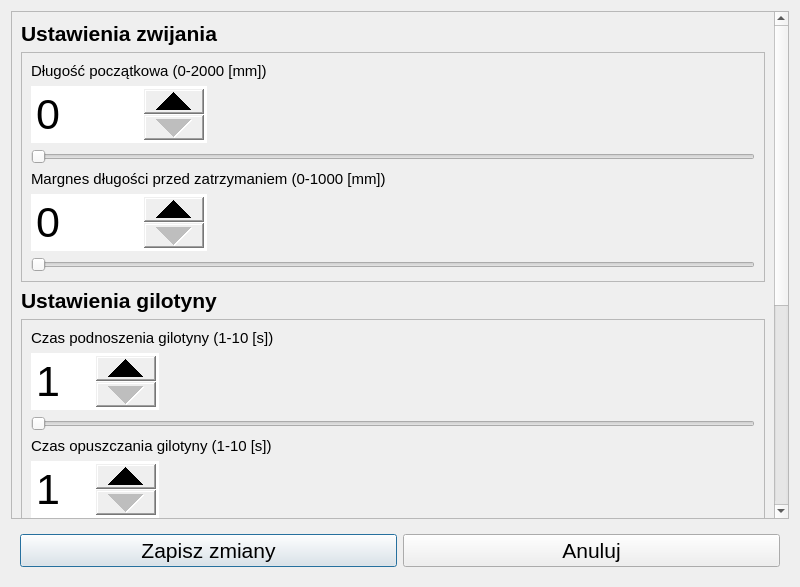
<?xml version="1.0" encoding="UTF-8"?>
<ui version="4.0">
 <class>Ustawienia</class>
 <widget class="QDialog" name="Ustawienia">
  <property name="geometry">
   <rect>
    <x>0</x>
    <y>0</y>
    <width>800</width>
    <height>587</height>
   </rect>
  </property>
  <property name="font">
   <font>
    <family>Tahoma</family>
    <pointsize>16</pointsize>
   </font>
  </property>
  <property name="windowTitle">
   <string>Dialog</string>
  </property>
  <layout class="QVBoxLayout" name="verticalLayout_2">
   <item>
    <widget class="QScrollArea" name="scrollArea">
     <property name="sizePolicy">
      <sizepolicy hsizetype="Preferred" vsizetype="Expanding">
       <horstretch>0</horstretch>
       <verstretch>0</verstretch>
      </sizepolicy>
     </property>
     <property name="font">
      <font>
       <family>Tahoma</family>
       <pointsize>11</pointsize>
      </font>
     </property>
     <property name="widgetResizable">
      <bool>true</bool>
     </property>
     <widget class="QWidget" name="scrollAreaWidgetContents">
      <property name="enabled">
       <bool>true</bool>
      </property>
      <property name="geometry">
       <rect>
        <x>0</x>
        <y>-1290</y>
        <width>755</width>
        <height>1836</height>
       </rect>
      </property>
      <layout class="QVBoxLayout" name="verticalLayout_3">
       <item>
        <widget class="QLabel" name="label_winding">
         <property name="font">
          <font>
           <family>Tahoma</family>
           <pointsize>16</pointsize>
           <weight>75</weight>
           <bold>true</bold>
          </font>
         </property>
         <property name="text">
          <string>Ustawienia zwijania</string>
         </property>
         <property name="wordWrap">
          <bool>true</bool>
         </property>
        </widget>
       </item>
       <item>
        <widget class="QFrame" name="frame_winding">
         <property name="frameShape">
          <enum>QFrame::StyledPanel</enum>
         </property>
         <property name="frameShadow">
          <enum>QFrame::Raised</enum>
         </property>
         <layout class="QVBoxLayout" name="verticalLayout_5">
          <item>
           <widget class="QLabel" name="label_startLength">
            <property name="text">
             <string>Długość początkowa (0-2000 [mm])</string>
            </property>
            <property name="wordWrap">
             <bool>true</bool>
            </property>
           </widget>
          </item>
          <item>
           <widget class="QSpinBox" name="spinBox_startLength">
            <property name="sizePolicy">
             <sizepolicy hsizetype="Maximum" vsizetype="Fixed">
              <horstretch>0</horstretch>
              <verstretch>0</verstretch>
             </sizepolicy>
            </property>
            <property name="font">
             <font>
              <family>Tahoma</family>
              <pointsize>32</pointsize>
             </font>
            </property>
            <property name="styleSheet">
             <string notr="true">QSpinBox::up-button {
    width: 60%;
}
QSpinBox::down-button {
    width: 60%;
}</string>
            </property>
            <property name="maximum">
             <number>2000</number>
            </property>
           </widget>
          </item>
          <item>
           <widget class="QSlider" name="horizontalSlider_startLength">
            <property name="maximum">
             <number>2000</number>
            </property>
            <property name="orientation">
             <enum>Qt::Horizontal</enum>
            </property>
           </widget>
          </item>
          <item>
           <widget class="QLabel" name="label_stopOffset">
            <property name="text">
             <string>Margnes długości przed zatrzymaniem (0-1000 [mm])</string>
            </property>
            <property name="wordWrap">
             <bool>true</bool>
            </property>
           </widget>
          </item>
          <item>
           <widget class="QSpinBox" name="spinBox_stopOffset">
            <property name="sizePolicy">
             <sizepolicy hsizetype="Maximum" vsizetype="Fixed">
              <horstretch>0</horstretch>
              <verstretch>0</verstretch>
             </sizepolicy>
            </property>
            <property name="font">
             <font>
              <family>Tahoma</family>
              <pointsize>32</pointsize>
             </font>
            </property>
            <property name="styleSheet">
             <string notr="true">QSpinBox::up-button {
    width: 60%;
}
QSpinBox::down-button {
    width: 60%;
}</string>
            </property>
            <property name="maximum">
             <number>1000</number>
            </property>
           </widget>
          </item>
          <item>
           <widget class="QSlider" name="horizontalSlider_stopOffset">
            <property name="maximum">
             <number>1000</number>
            </property>
            <property name="orientation">
             <enum>Qt::Horizontal</enum>
            </property>
           </widget>
          </item>
         </layout>
        </widget>
       </item>
       <item>
        <widget class="QLabel" name="label_guillotine">
         <property name="font">
          <font>
           <family>Tahoma</family>
           <pointsize>16</pointsize>
           <weight>75</weight>
           <bold>true</bold>
          </font>
         </property>
         <property name="text">
          <string>Ustawienia gilotyny</string>
         </property>
         <property name="wordWrap">
          <bool>true</bool>
         </property>
        </widget>
       </item>
       <item>
        <widget class="QFrame" name="frame_guillotine">
         <property name="frameShape">
          <enum>QFrame::StyledPanel</enum>
         </property>
         <property name="frameShadow">
          <enum>QFrame::Raised</enum>
         </property>
         <layout class="QVBoxLayout" name="verticalLayout_6">
          <item>
           <widget class="QLabel" name="label_upTime">
            <property name="text">
             <string>Czas podnoszenia gilotyny (1-10 [s])</string>
            </property>
            <property name="wordWrap">
             <bool>true</bool>
            </property>
           </widget>
          </item>
          <item>
           <widget class="QSpinBox" name="spinBox_upTime">
            <property name="sizePolicy">
             <sizepolicy hsizetype="Maximum" vsizetype="Fixed">
              <horstretch>0</horstretch>
              <verstretch>0</verstretch>
             </sizepolicy>
            </property>
            <property name="font">
             <font>
              <family>Tahoma</family>
              <pointsize>32</pointsize>
             </font>
            </property>
            <property name="styleSheet">
             <string notr="true">QSpinBox::up-button {
    width: 60%;
}
QSpinBox::down-button {
    width: 60%;
}</string>
            </property>
            <property name="minimum">
             <number>1</number>
            </property>
            <property name="maximum">
             <number>10</number>
            </property>
           </widget>
          </item>
          <item>
           <widget class="QSlider" name="horizontalSlider_upTime">
            <property name="maximum">
             <number>10</number>
            </property>
            <property name="orientation">
             <enum>Qt::Horizontal</enum>
            </property>
           </widget>
          </item>
          <item>
           <widget class="QLabel" name="label_downTime">
            <property name="text">
             <string>Czas opuszczania gilotyny (1-10 [s])</string>
            </property>
            <property name="wordWrap">
             <bool>true</bool>
            </property>
           </widget>
          </item>
          <item>
           <widget class="QSpinBox" name="spinBox_downTime">
            <property name="sizePolicy">
             <sizepolicy hsizetype="Maximum" vsizetype="Fixed">
              <horstretch>0</horstretch>
              <verstretch>0</verstretch>
             </sizepolicy>
            </property>
            <property name="font">
             <font>
              <family>Tahoma</family>
              <pointsize>32</pointsize>
             </font>
            </property>
            <property name="styleSheet">
             <string notr="true">QSpinBox::up-button {
    width: 60%;
}
QSpinBox::down-button {
    width: 60%;
}</string>
            </property>
            <property name="minimum">
             <number>1</number>
            </property>
            <property name="maximum">
             <number>10</number>
            </property>
           </widget>
          </item>
          <item>
           <widget class="QSlider" name="horizontalSlider_downTime">
            <property name="maximum">
             <number>10</number>
            </property>
            <property name="orientation">
             <enum>Qt::Horizontal</enum>
            </property>
           </widget>
          </item>
         </layout>
        </widget>
       </item>
       <item>
        <widget class="QLabel" name="label_reset">
         <property name="font">
          <font>
           <family>Tahoma</family>
           <pointsize>16</pointsize>
           <weight>75</weight>
           <bold>true</bold>
          </font>
         </property>
         <property name="text">
          <string>Ustawienia przywracania bębna do pozycji zerowej</string>
         </property>
         <property name="wordWrap">
          <bool>true</bool>
         </property>
        </widget>
       </item>
       <item>
        <widget class="QFrame" name="frame_reset">
         <property name="frameShape">
          <enum>QFrame::StyledPanel</enum>
         </property>
         <property name="frameShadow">
          <enum>QFrame::Raised</enum>
         </property>
         <layout class="QVBoxLayout" name="verticalLayout">
          <item>
           <widget class="QLabel" name="label_searchTime">
            <property name="text">
             <string>Czas szukania punktu zero (2-20 [s])</string>
            </property>
            <property name="wordWrap">
             <bool>true</bool>
            </property>
           </widget>
          </item>
          <item>
           <widget class="QSpinBox" name="spinBox_searchTime">
            <property name="sizePolicy">
             <sizepolicy hsizetype="Maximum" vsizetype="Fixed">
              <horstretch>0</horstretch>
              <verstretch>0</verstretch>
             </sizepolicy>
            </property>
            <property name="font">
             <font>
              <family>Tahoma</family>
              <pointsize>32</pointsize>
             </font>
            </property>
            <property name="styleSheet">
             <string notr="true">QSpinBox::up-button {
    width: 60%;
}
QSpinBox::down-button {
    width: 60%;
}</string>
            </property>
            <property name="minimum">
             <number>2</number>
            </property>
            <property name="maximum">
             <number>20</number>
            </property>
           </widget>
          </item>
          <item>
           <widget class="QSlider" name="horizontalSlider_searchTime">
            <property name="minimum">
             <number>2</number>
            </property>
            <property name="maximum">
             <number>20</number>
            </property>
            <property name="orientation">
             <enum>Qt::Horizontal</enum>
            </property>
           </widget>
          </item>
         </layout>
        </widget>
       </item>
       <item>
        <widget class="QLabel" name="label_ui">
         <property name="font">
          <font>
           <family>Tahoma</family>
           <pointsize>16</pointsize>
           <weight>75</weight>
           <bold>true</bold>
          </font>
         </property>
         <property name="text">
          <string>Ustawnia interfejsu</string>
         </property>
         <property name="wordWrap">
          <bool>true</bool>
         </property>
        </widget>
       </item>
       <item>
        <widget class="QFrame" name="frame_ui">
         <property name="frameShape">
          <enum>QFrame::StyledPanel</enum>
         </property>
         <property name="frameShadow">
          <enum>QFrame::Raised</enum>
         </property>
         <layout class="QVBoxLayout" name="verticalLayout_8">
          <item>
           <widget class="QLabel" name="label_confirmationTime">
            <property name="text">
             <string>Czas potwierdzania następnej linki (1-10 [s])</string>
            </property>
            <property name="wordWrap">
             <bool>true</bool>
            </property>
           </widget>
          </item>
          <item>
           <widget class="QSpinBox" name="spinBox_confirmationTime">
            <property name="sizePolicy">
             <sizepolicy hsizetype="Maximum" vsizetype="Fixed">
              <horstretch>0</horstretch>
              <verstretch>0</verstretch>
             </sizepolicy>
            </property>
            <property name="font">
             <font>
              <family>Tahoma</family>
              <pointsize>32</pointsize>
             </font>
            </property>
            <property name="styleSheet">
             <string notr="true">QSpinBox::up-button {
    width: 60%;
}
QSpinBox::down-button {
    width: 60%;
}</string>
            </property>
            <property name="minimum">
             <number>1</number>
            </property>
            <property name="maximum">
             <number>10</number>
            </property>
           </widget>
          </item>
          <item>
           <widget class="QSlider" name="horizontalSlider_confirmationTime">
            <property name="minimum">
             <number>1</number>
            </property>
            <property name="maximum">
             <number>10</number>
            </property>
            <property name="orientation">
             <enum>Qt::Horizontal</enum>
            </property>
           </widget>
          </item>
         </layout>
        </widget>
       </item>
      </layout>
     </widget>
    </widget>
   </item>
   <item>
    <widget class="QWidget" name="widget" native="true">
     <layout class="QHBoxLayout" name="horizontalLayout">
      <item>
       <widget class="QPushButton" name="pushButton_save">
        <property name="text">
         <string>Zapisz zmiany</string>
        </property>
       </widget>
      </item>
      <item>
       <widget class="QPushButton" name="pushButton_cancel">
        <property name="text">
         <string>Anuluj</string>
        </property>
       </widget>
      </item>
     </layout>
    </widget>
   </item>
  </layout>
 </widget>
 <resources/>
 <connections>
  <connection>
   <sender>horizontalSlider_startLength</sender>
   <signal>valueChanged(int)</signal>
   <receiver>spinBox_startLength</receiver>
   <slot>setValue(int)</slot>
   <hints>
    <hint type="sourcelabel">
     <x>389</x>
     <y>293</y>
    </hint>
    <hint type="destinationlabel">
     <x>187</x>
     <y>199</y>
    </hint>
   </hints>
  </connection>
  <connection>
   <sender>spinBox_startLength</sender>
   <signal>valueChanged(int)</signal>
   <receiver>horizontalSlider_startLength</receiver>
   <slot>setValue(int)</slot>
   <hints>
    <hint type="sourcelabel">
     <x>187</x>
     <y>199</y>
    </hint>
    <hint type="destinationlabel">
     <x>389</x>
     <y>293</y>
    </hint>
   </hints>
  </connection>
  <connection>
   <sender>horizontalSlider_confirmationTime</sender>
   <signal>valueChanged(int)</signal>
   <receiver>spinBox_confirmationTime</receiver>
   <slot>setValue(int)</slot>
   <hints>
    <hint type="sourcelabel">
     <x>389</x>
     <y>451</y>
    </hint>
    <hint type="destinationlabel">
     <x>139</x>
     <y>362</y>
    </hint>
   </hints>
  </connection>
  <connection>
   <sender>spinBox_confirmationTime</sender>
   <signal>valueChanged(int)</signal>
   <receiver>horizontalSlider_confirmationTime</receiver>
   <slot>setValue(int)</slot>
   <hints>
    <hint type="sourcelabel">
     <x>139</x>
     <y>362</y>
    </hint>
    <hint type="destinationlabel">
     <x>389</x>
     <y>451</y>
    </hint>
   </hints>
  </connection>
  <connection>
   <sender>horizontalSlider_searchTime</sender>
   <signal>valueChanged(int)</signal>
   <receiver>spinBox_searchTime</receiver>
   <slot>setValue(int)</slot>
   <hints>
    <hint type="sourcelabel">
     <x>389</x>
     <y>411</y>
    </hint>
    <hint type="destinationlabel">
     <x>139</x>
     <y>322</y>
    </hint>
   </hints>
  </connection>
  <connection>
   <sender>spinBox_searchTime</sender>
   <signal>valueChanged(int)</signal>
   <receiver>horizontalSlider_searchTime</receiver>
   <slot>setValue(int)</slot>
   <hints>
    <hint type="sourcelabel">
     <x>139</x>
     <y>322</y>
    </hint>
    <hint type="destinationlabel">
     <x>389</x>
     <y>411</y>
    </hint>
   </hints>
  </connection>
  <connection>
   <sender>horizontalSlider_downTime</sender>
   <signal>valueChanged(int)</signal>
   <receiver>spinBox_downTime</receiver>
   <slot>setValue(int)</slot>
   <hints>
    <hint type="sourcelabel">
     <x>389</x>
     <y>409</y>
    </hint>
    <hint type="destinationlabel">
     <x>139</x>
     <y>320</y>
    </hint>
   </hints>
  </connection>
  <connection>
   <sender>spinBox_downTime</sender>
   <signal>valueChanged(int)</signal>
   <receiver>horizontalSlider_downTime</receiver>
   <slot>setValue(int)</slot>
   <hints>
    <hint type="sourcelabel">
     <x>139</x>
     <y>320</y>
    </hint>
    <hint type="destinationlabel">
     <x>389</x>
     <y>409</y>
    </hint>
   </hints>
  </connection>
  <connection>
   <sender>horizontalSlider_upTime</sender>
   <signal>valueChanged(int)</signal>
   <receiver>spinBox_upTime</receiver>
   <slot>setValue(int)</slot>
   <hints>
    <hint type="sourcelabel">
     <x>389</x>
     <y>183</y>
    </hint>
    <hint type="destinationlabel">
     <x>139</x>
     <y>94</y>
    </hint>
   </hints>
  </connection>
  <connection>
   <sender>spinBox_upTime</sender>
   <signal>valueChanged(int)</signal>
   <receiver>horizontalSlider_upTime</receiver>
   <slot>setValue(int)</slot>
   <hints>
    <hint type="sourcelabel">
     <x>139</x>
     <y>94</y>
    </hint>
    <hint type="destinationlabel">
     <x>389</x>
     <y>183</y>
    </hint>
   </hints>
  </connection>
  <connection>
   <sender>horizontalSlider_stopOffset</sender>
   <signal>valueChanged(int)</signal>
   <receiver>spinBox_stopOffset</receiver>
   <slot>setValue(int)</slot>
   <hints>
    <hint type="sourcelabel">
     <x>389</x>
     <y>492</y>
    </hint>
    <hint type="destinationlabel">
     <x>194</x>
     <y>403</y>
    </hint>
   </hints>
  </connection>
  <connection>
   <sender>spinBox_stopOffset</sender>
   <signal>valueChanged(int)</signal>
   <receiver>horizontalSlider_stopOffset</receiver>
   <slot>setValue(int)</slot>
   <hints>
    <hint type="sourcelabel">
     <x>194</x>
     <y>403</y>
    </hint>
    <hint type="destinationlabel">
     <x>389</x>
     <y>492</y>
    </hint>
   </hints>
  </connection>
 </connections>
</ui>
